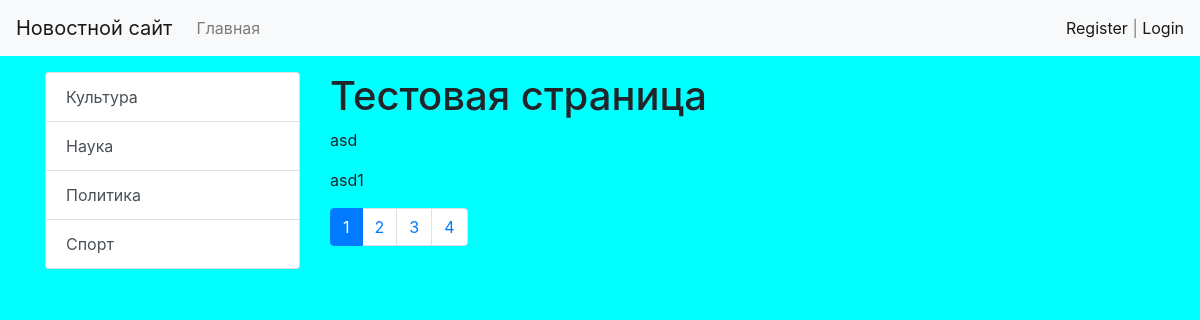
Page /test/ on the committed database.
### news/models.py (models this page shows, shortened)
class Category(models.Model):
    title = models.CharField(max_length=150, db_index=True, verbose_name='Имя категории')
    def get_absolute_url(self):
        return reverse_lazy('category', kwargs={"category_id": self.pk})
    class Meta:
        verbose_name = 'Категория'
        verbose_name_plural = 'Категории'
        ordering = ['title']

### news/views.py (the view)
# urls.py: path('test/', test, name='test'),
def test(request):
    objects = ['asd', 'asd1', 'asd2', 'asd3', 'asd4', 'asd5', 'asd6', 'asd7']
    paginator = Paginator(objects, 2)
    page_num = request.GET.get('page', 1)
    page_objects = paginator.get_page(page_num)
    return render(request, 'news/test.html', {'page_obj':page_objects})

### news/templatetags/news_tags.py (called while the page is built)
@register.inclusion_tag('news/list_categories.html')
def show_categories():
    categories = Category.objects.all()
    return {"categories": categories}

### news/templates/news/test.html (shortened to what this page needs)
{% extends "base.html" %}
{% block sidebar %}
{% include 'inc/_sidebar.html' %}
{% endblock %}
{% block content %}
<h1>Тестовая страница</h1>
{% for name in page_obj.object_list %}
<p> {{name}}</p>
{% endfor %}
{% endblock %}

### news/templates/news/list_categories.html
<div class="list-group">
    {% for item in categories %}
    <a href="{{ item.get_absolute_url }}" class="list-group-item list-group-item-action">{{ item.title }}</a>
    {% endfor %}
</div>

### DjangoWEB/static/css/style.css (style rules this page uses)
body { background-color: aqua; }

### rows in the picture
Category: title "Культура"
Category: title "Наука"
Category: title "Политика"
Category: title "Спорт"

### other values in the picture
{{ name }} "asd" "asd1"
{{ p }} "1"
{{ p }} "2" "3" "4"
